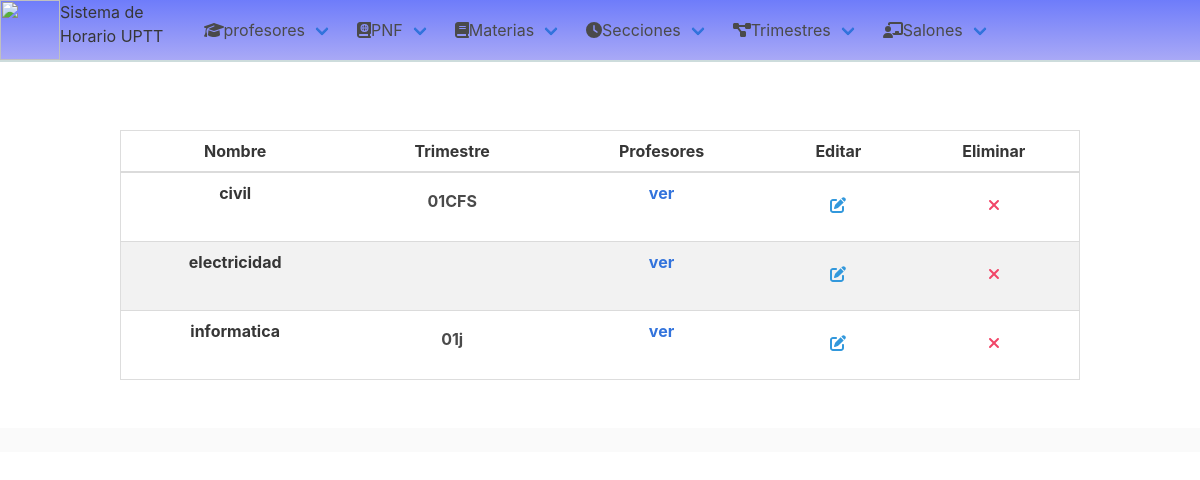
The app's page /pnf with its own data.
### horario/models.py (models this page shows, shortened)
class PNF(models.Model):
    nombre = models.CharField(max_length=20)
    trimetres = models.ManyToManyField(Trimestre)
    class Meta:
        ordering = ["nombre"]
        verbose_name_plural = "PNF"

class Trimestre(models.Model):
    codigo = models.CharField(max_length=10)
    materias = models.ManyToManyField(Materias)
    Trayecto = models.PositiveIntegerField('Trayecto', null=True)
    def __str__(self):
        return self.codigo

### horario/views.py (the view)
# urls.py: path('pnf', views.ListPNF.as_view(), name='pnf'),
class ListPNF(generic.ListView):
    model = PNF

### templates/horario/pnf_list.html
{% extends 'base.html' %}
{% block content %}
<table class="table table-container ">
<thead>
<th>
    Nombre
</th>
<th>
    Trimestre
</th>
<th>
    Profesores
</th>
<th>
    Editar
</th>
<th>
    Eliminar
</th>
</thead>
<tbody class="has-text-weight-bold">
{% for i in object_list %}
<tr>
    <td>
        {{ i.nombre }}
    </td>
<td>
    {% for T in i.trimetres.all %}
    <li class="list-item">{{ T }}</li>
    {% endfor %}
</td>
<td>
    <a href="{% url 'pnf del profesor' i.nombre %}">ver</a>
</td>
<td class="actions">
        <i class="fa fa-edit has-text-info has-text-centered" onclick="popUp('pnf/{{ i.id }}')" title="Editar PNF"></i>
    </td>
    <td class="actions">
        <i class="fa fa-times has-text-danger is-center"  onclick="popUp('borrar-pnf/{{ i.id }}')" title="borrar PNF" ></i>
    </td>
</tr>
{% endfor %}
</tbody>
</table>
{% endblock %}

### static/horario/css/styles.css (style rules this page uses)
body { padding: 0; margin: 0; }
tr:nth-child(even) { background-color: #f2f2f2 }
th, td { text-align: center !important; padding: 16px; }
table { border-collapse: collapse; border-spacing: 0; width: 100%; border: 1px solid #ddd; margin-top: 20px; }
thead { background-color: dodgerblue; }
.actions svg, .fa { cursor: pointer; margin: 1rem !important; }

### records on screen
PNF: nombre "civil"
Trimestre: codigo "01CFS"
PNF: nombre "electricidad"
PNF: nombre "informatica"
Trimestre: codigo "01j"
